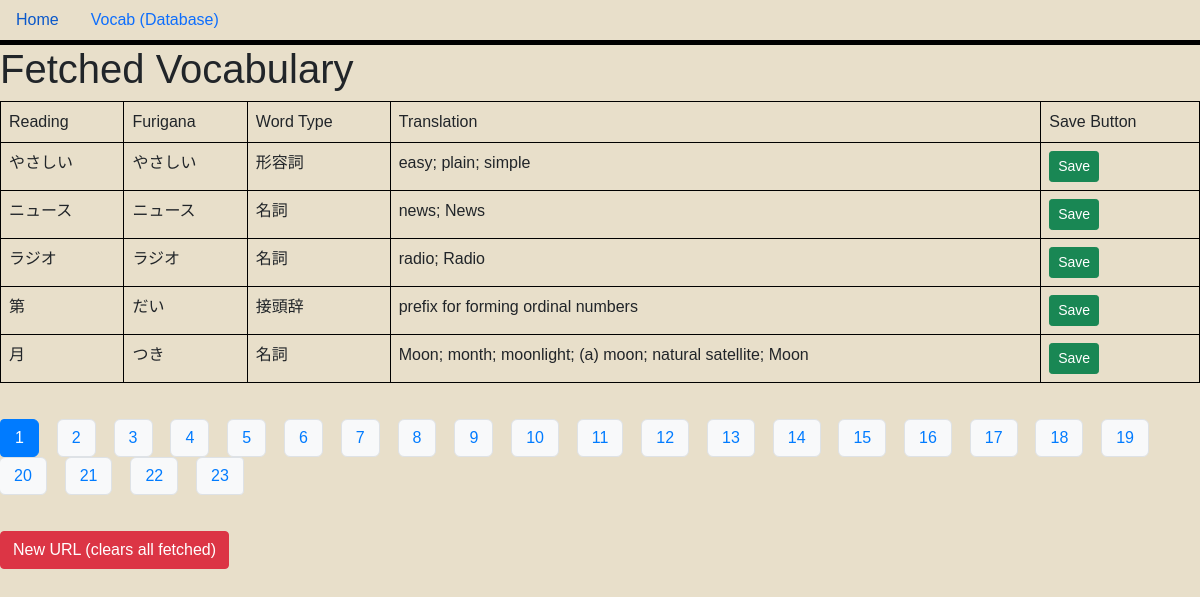
The page / on the database its author committed.
### main.py (models this page shows, shortened)
class Vocab(db.Model):
    id = db.Column(db.Integer, primary_key=True)
    readingJapanese = db.Column(db.String(50), nullable=False)
    wordType = db.Column(db.String(6), nullable=False)
    translation = db.Column(db.String(300), nullable=False)
    furigana = db.Column(db.String(100), nullable=True)

### main.py (the view, shortened to what this page needs)
@app.route("/", methods=["POST", "GET"])
def index():
    page = int(request.args.get("page", 0))
    per_page = 5
    def remove_saved_vocab(words):
        for vocab in words[:]:
            exists = SavedVocab.query.filter_by(
                readingJapanese=vocab.readingJapanese,
                wordType=vocab.wordType,
                translation=vocab.translation,
                furigana=vocab.furigana
            ).first()
            if exists:
                db.session.delete(vocab)
        db.session.commit()
    if request.method == "GET":
        total_words = Vocab.query.count()
        total_pages = (total_words + per_page - 1) // per_page
        page_numbers = list(range(total_pages))
        words = Vocab.query.offset(page * per_page).limit(per_page).all()
        for vocab in words:
            if not vocab.translation:
                result = data_proccessing_unit.get_jisho_translation(vocab.readingJapanese)
                translation = "; ".join(result["translations"]) if isinstance(result["translations"], list) else result["translations"]
                furigana = result["furigana"]
                vocab.translation = translation
                vocab.furigana = furigana
                db.session.commit()
        remove_saved_vocab(words)
        words = Vocab.query.offset(page * per_page).limit(per_page).all()
        next_page = page + 1
        prev_page = page - 1
        return render_template(
            "homepage.html",
            words=words,
            next_page=next_page,
            prev_page=prev_page,
            page=page,
            page_numbers=page_numbers,
            total_pages=total_pages
        )

### templates/homepage.html (shortened to what this page needs)
{% extends 'base.html' %}
{% block head %}
<link rel="stylesheet" href="../static/style.css">
{% endblock %}
{% block body %}
<div>
    <h1>Fetched Vocabulary</h1>
    {% if words|length > 0 %}
    <table class="table table-bordered">
        <tr>
            <td>Reading</td>
            <td>Furigana</td>
            <td>Word Type</td>
            <td>Translation</td>
            <td>Save Button</td>
        </tr>
        {% for item in words %}
        <tr>
            <td>{{ item.readingJapanese }}</td>
            <td>{{ item.furigana }}</td>
            <td>{{ item.wordType }}</td>
            <td>{{ item.translation }}</td>
            <td>
                <form method="post" action="/save_vocab" style="display:inline;">
                    <button type="submit" class="btn btn-success btn-sm">Save</button>
                </form>
            </td>
        </tr>
        {% endfor %}
    </table>
    <div class="d-flex justify-content-center my-3">
        <nav aria-label="Page navigation">
            <ul class="pagination flex-wrap">
                {% for num in page_numbers %}
                {% if num == page %}
                <li class="page-item active" aria-current="page">
                    <span class="page-link">{{ num + 1 }}</span>
                </li>
                {% else %}
                <li class="page-item">
                    <a class="page-link"
                        href="{{ url_for(request.endpoint, page=num, q=request.args.get('q', '')) }}">{{ num + 1 }}</a>
                </li>
                {% endif %}
                {% endfor %}
            </ul>
        </nav>
    </div>
    <form method="post" action="/clear" style="margin-top: 1em;">
        <button type="submit" class="btn btn-danger">New URL (clears all fetched)</button>
    </form>
    {% endif %}
</div>
{% endblock %}

### templates/base.html (shortened to what this page needs)
<!DOCTYPE html>
<html lang="en">
<head>
    <link rel="stylesheet" href="../static/style.css">
    <link href="https://cdn.jsdelivr.net/npm/bootstrap@5.0.2/dist/css/bootstrap.min.css" rel="stylesheet"
>
    {% block head %} {% endblock %}
</head>
<body>
    <ul class="nav">
        <li class="nav-item">
            <a class="nav-link" aria-current="page" href="/">Home</a>
        </li>
        <li class="nav-item">
            <a class="nav-link" href="/saved">Vocab (Database)</a>
        </li>
    </ul>
    {% block body %} {% endblock %}
</body>
</html>

### static/style.css (style rules this page uses)
body { background-color: #E8DFCA; font-family: Arial, sans-serif; margin: 0; padding: 0; }
.table-bordered, .table-bordered th, .table-bordered td { border: 1px solid #000 !important; }
.nav { border-bottom: 5px solid black; background-color: #E8DFCA; }
.pagination { margin: 20px 0; text-align: center; }
.pagination a, .pagination span { display: inline-block; margin-right: 5mm; padding: 6px 14px; border-radius: 6px; background: #f8f9fa; color: #007bff; text-decoration: none; font-weight: 500; transition: background 0.2s, color 0.2s; border: 1px solid #dee2e6; }
.pagination .page-link { padding: 6px 14px; border-radius: 6px; margin-right: 5mm; box-sizing: border-box; }
.pagination .active .page-link, .pagination .page-item.active .page-link { background-color: #007bff; color: #fff; border-color: #007bff; box-shadow: none; }
.pagination .page-item .page-link { border: 1px solid #dee2e6; }
.pagination .page-item { margin-right: 0; }

### rows shown on the page
Vocab: readingJapanese "やさしい", furigana "やさしい", wordType "形容詞", translation "easy; plain; simple"
Vocab: readingJapanese "ニュース", furigana "ニュース", wordType "名詞", translation "news; News"
Vocab: readingJapanese "ラジオ", furigana "ラジオ", wordType "名詞", translation "radio; Radio"
Vocab: readingJapanese "第", furigana "だい", wordType "接頭辞", translation "prefix for forming ordinal numbers"
Vocab: readingJapanese "月", furigana "つき", wordType "名詞", translation "Moon; month; moonlight; (a) moon; natural satellite; Moon"

### other values the page prints
{{ num + 1 }} "1"
{{ num + 1 }} "2" "3" "4" "5" "6" "7" "8" "9" "10" "11" "12" "13" "14" "15" "16" "17" "18" "19" "20" "21" "22" "23"
